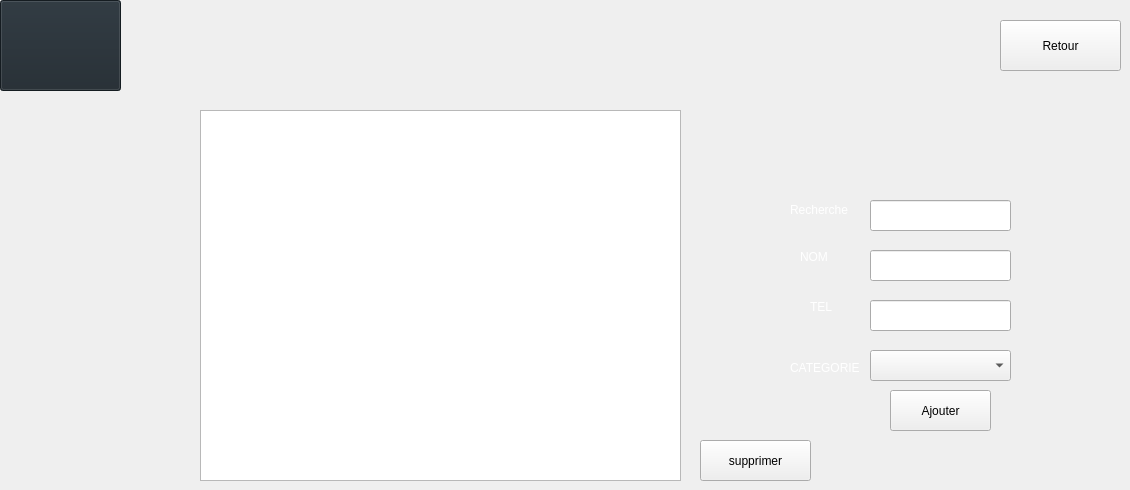
    <widget class="QWidget" name="fournisseur">
     <widget class="QLineEdit" name="lineEdit_fournisseur">
      <property name="geometry">
       <rect>
        <x>870</x>
        <y>250</y>
        <width>141</width>
        <height>31</height>
       </rect>
      </property>
     </widget>
     <widget class="QPushButton" name="pushButton_2_fournisseur">
      <property name="geometry">
       <rect>
        <x>700</x>
        <y>440</y>
        <width>111</width>
        <height>41</height>
       </rect>
      </property>
      <property name="text">
       <string>supprimer</string>
      </property>
      <property name="icon">
       <iconset resource="Ressources.qrc">
        <normaloff>:/new/images/images/delete.png</normaloff>:/new/images/images/delete.png</iconset>
      </property>
     </widget>
     <widget class="QPushButton" name="pushButton_fournisseur">
      <property name="geometry">
       <rect>
        <x>890</x>
        <y>390</y>
        <width>101</width>
        <height>41</height>
       </rect>
      </property>
      <property name="text">
       <string>Ajouter</string>
      </property>
      <property name="icon">
       <iconset resource="Ressources.qrc">
        <normaloff>:/new/images/images/add.png</normaloff>:/new/images/images/add.png</iconset>
      </property>
     </widget>
     <widget class="QComboBox" name="comboBox_fournisseur">
      <property name="geometry">
       <rect>
        <x>870</x>
        <y>350</y>
        <width>141</width>
        <height>31</height>
       </rect>
      </property>
     </widget>
     <widget class="QLabel" name="label_3_fournisseur">
      <property name="geometry">
       <rect>
        <x>790</x>
        <y>360</y>
        <width>71</width>
        <height>16</height>
       </rect>
      </property>
      <property name="text">
       <string>&lt;html&gt;&lt;head/&gt;&lt;body&gt;&lt;p&gt;&lt;span style=&quot; color:#ffffff;&quot;&gt;CATEGORIE&lt;/span&gt;&lt;/p&gt;&lt;/body&gt;&lt;/html&gt;</string>
      </property>
     </widget>
     <widget class="QLineEdit" name="recherche_fournisseur">
      <property name="geometry">
       <rect>
        <x>870</x>
        <y>200</y>
        <width>141</width>
        <height>31</height>
       </rect>
      </property>
     </widget>
     <widget class="QTableView" name="tableView_fournisseur">
      <property name="geometry">
       <rect>
        <x>200</x>
        <y>110</y>
        <width>481</width>
        <height>371</height>
       </rect>
      </property>
     </widget>
     <widget class="QLabel" name="label_fournisseur">
      <property name="geometry">
       <rect>
        <x>800</x>
        <y>250</y>
        <width>47</width>
        <height>13</height>
       </rect>
      </property>
      <property name="text">
       <string>&lt;html&gt;&lt;head/&gt;&lt;body&gt;&lt;p&gt;&lt;span style=&quot; color:#ffffff;&quot;&gt;NOM&lt;/span&gt;&lt;/p&gt;&lt;/body&gt;&lt;/html&gt;</string>
      </property>
     </widget>
     <widget class="QLabel" name="label_4_fournisseur">
      <property name="geometry">
       <rect>
        <x>790</x>
        <y>200</y>
        <width>61</width>
        <height>20</height>
       </rect>
      </property>
      <property name="text">
       <string>&lt;html&gt;&lt;head/&gt;&lt;body&gt;&lt;p&gt;&lt;span style=&quot; color:#ffffff;&quot;&gt;Recherche&lt;/span&gt;&lt;/p&gt;&lt;/body&gt;&lt;/html&gt;</string>
      </property>
     </widget>
     <widget class="QLineEdit" name="lineEdit_2_fournisseur">
      <property name="geometry">
       <rect>
        <x>870</x>
        <y>300</y>
        <width>141</width>
        <height>31</height>
       </rect>
      </property>
     </widget>
     <widget class="QPushButton" name="pushButton_3_fournisseur">
      <property name="geometry">
       <rect>
        <x>1000</x>
        <y>20</y>
        <width>121</width>
        <height>51</height>
       </rect>
      </property>
      <property name="text">
       <string>Retour</string>
      </property>
      <property name="icon">
       <iconset resource="Ressources.qrc">
        <normaloff>:/new/images/images/return.png</normaloff>:/new/images/images/return.png</iconset>
      </property>
     </widget>
     <widget class="QLabel" name="label_2_fournisseur">
      <property name="geometry">
       <rect>
        <x>810</x>
        <y>300</y>
        <width>47</width>
        <height>13</height>
       </rect>
      </property>
      <property name="text">
       <string>&lt;html&gt;&lt;head/&gt;&lt;body&gt;&lt;p&gt;&lt;span style=&quot; color:#ffffff;&quot;&gt;TEL&lt;/span&gt;&lt;/p&gt;&lt;/body&gt;&lt;/html&gt;</string>
      </property>
     </widget>
     <widget class="QPushButton" name="pushButton_14">
      <property name="geometry">
       <rect>
        <x>0</x>
        <y>0</y>
        <width>121</width>
        <height>91</height>
       </rect>
      </property>
      <property name="styleSheet">
       <string notr="true">QPushButton
{
 
    background-color: #1e272e;
    
    border-color: #1e272e;
   
}</string>
      </property>
      <property name="text">
       <string/>
      </property>
      <property name="icon">
       <iconset resource="Ressources.qrc">
        <normaloff>:/new/images/images/Image4.png</normaloff>:/new/images/images/Image4.png</iconset>
      </property>
      <property name="iconSize">
       <size>
        <width>80</width>
        <height>80</height>
       </size>
      </property>
     </widget>
    </widget>
